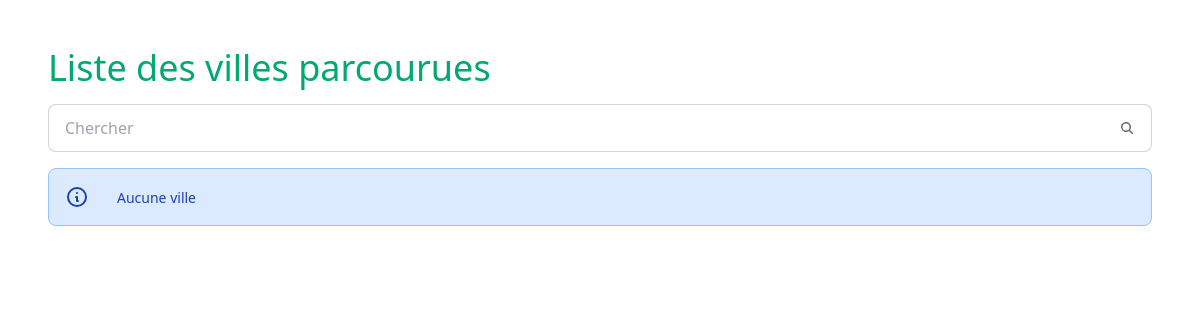
The page / (signed in) on the database as committed earlier.
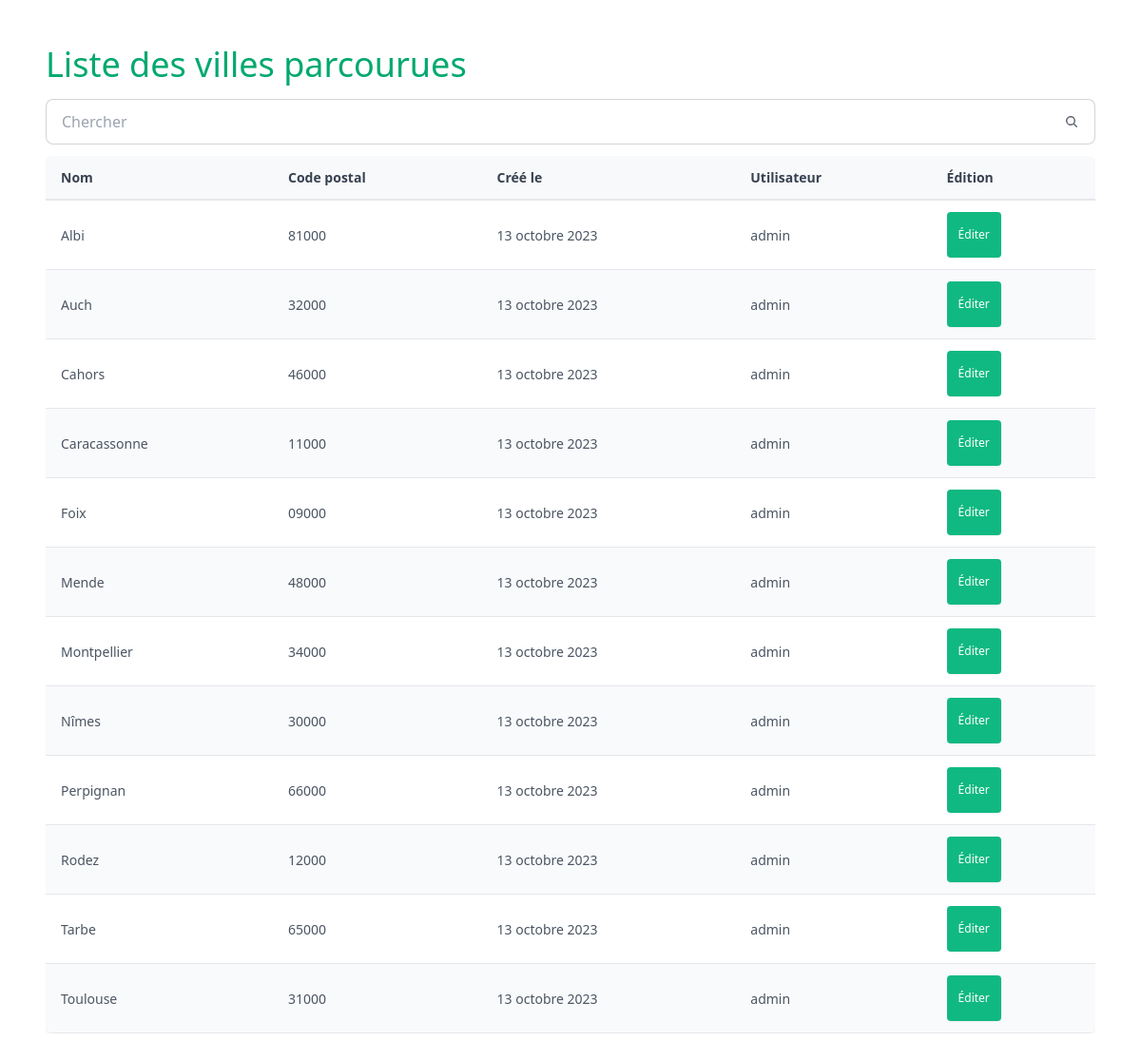
The same page on the database as committed later.
### configurations/models.py (models this page shows, shortened)
class Ville(models.Model):
    nom = models.CharField(max_length=255, verbose_name="Nom")
    code_postal = models.CharField(max_length=5, null=True, blank=True, verbose_name="Code Postal")
    created_at = models.DateTimeField(auto_now_add=True)
    utilisateur = models.ForeignKey(Utilisateur, on_delete=models.CASCADE, related_name='villes')
    class Meta:
        unique_together = ('utilisateur','code_postal')

class Utilisateur(AbstractUser):
    pass

### configurations/views.py (the view)
# urls.py: path('', views.accueil, name="accueil")
def accueil(request):
    villes = request.user.villes.all().order_by('nom')
    contexte = {'villes': villes}
    return render(request, 'configurations/liste.html', contexte)

### templates/configurations/liste.html
{% extends 'configurations/base.html' %}
{% block content %}
<div>
	<h1 class="text-4xl text-success mb-4">Liste des villes parcourues</h1>
		{% include 'configurations/partials/barre_recherche.html' %}
		{% include 'configurations/partials/element-liste_sans_tailwind.html' %}
</div>
{% endblock %}

### templates/configurations/base.html (shortened to what this page needs)
<!DOCTYPE html>
<html lang="en">
<head>
    <link href="https://cdn.jsdelivr.net/npm/daisyui@4.12.22/dist/full.min.css" rel="stylesheet" type="text/css" />
    <script src="https://cdn.tailwindcss.com"></script>
</head>
<body>
	<div class="m-12">
		{% block content %}
		{% endblock %}
	</div>
	</body>
	</html>

### templates/configurations/partials/barre_recherche.html
<label class="input input-bordered flex items-center gap-2 mb-3">
	<input type="text" class="grow" placeholder="Chercher" name="recherche" />
	<svg xmlns="http://www.w3.org/2000/svg" viewBox="0 0 16 16" fill="currentColor" class="h-4 w-4 opacity-70">
		<path fill-rule="evenodd"
			d="M9.965 11.026a5 5 0 1 1 1.06-1.06l2.755 2.754a.75.75 0 1 1-1.06 1.06l-2.755-2.754ZM10.5 7a3.5 3.5 0 1 1-7 0 3.5 3.5 0 0 1 7 0Z"
			clip-rule="evenodd" />
	</svg>
</label>

### templates/configurations/partials/element-liste_sans_tailwind.html (shortened to what this page needs)
{% load static %}
<link rel="stylesheet" href="{% static 'css/table.css' %}">
<div id="elements-liste">
  {% if villes %}
  <div class="table-container">
    <table class="custom-table">
      <thead>
        <tr>
          <th>Nom</th>
          <th>Code postal</th>
          <th>Créé le</th>
          <th>Utilisateur</th>
          <th>Édition</th>
        </tr>
      </thead>
      <tbody>
        {% for ville in villes %}
        <tr>
          <td>{{ville.nom}}</td>
          <td>{{ville.code_postal}}</td>
          <td>{{ville.created_at|date:"j F Y"}}</td>
          <td>{{ville.utilisateur}}</td>
          <td><button class="btn btn-success">Éditer</button></td>
        </tr>
        {% endfor %}
      </tbody>
    </table>
  </div>
  {% else %}
  <div class="alert alert-info">
    <svg xmlns="http://www.w3.org/2000/svg" fill="none" viewBox="0 0 24 24" stroke="currentColor">
      <path stroke-linecap="round" stroke-linejoin="round" stroke-width="2" d="M13 16h-1v-4h-1m1-4h.01M21 12a9 9 0 11-18 0 9 9 0 0118 0z"></path>
    </svg>
    <span>Aucune ville</span>
  </div>
  {% endif %}
</div>

### static/css/table.css (style rules this page uses)
* { box-sizing: border-box; }
.table-container { overflow-x: auto; width: 100%; }
.custom-table { width: 100%; border-collapse: collapse; background-color: white; box-shadow: 0 1px 3px rgba(0, 0, 0, 0.1); border-radius: 8px; overflow: hidden; }
.custom-table thead { background-color: #f8f9fa; position: sticky; top: 0; z-index: 10; }
.custom-table th { padding: 12px 16px; text-align: left; font-weight: 600; color: #374151; border-bottom: 2px solid #e5e7eb; font-size: 14px; }
.custom-table td { padding: 12px 16px; border-bottom: 1px solid #e5e7eb; color: #4b5563; font-size: 14px; }
.custom-table tbody tr:nth-child(even) { background-color: #f9fafb; }
.btn { display: inline-block; padding: 4px 12px; border: none; border-radius: 4px; font-size: 12px; font-weight: 500; cursor: pointer; text-decoration: none; transition: all 0.2s ease; line-height: 1.4; }
.btn-success { background-color: #10b981; color: white; }

Rows that differ between the two databases and show on the page:
added Ville: nom "Albi", code_postal "81000", created_at "13 octobre 2023", utilisateur "admin"
added Ville: nom "Auch", code_postal "32000", created_at "13 octobre 2023", utilisateur "admin"
added Ville: nom "Cahors", code_postal "46000", created_at "13 octobre 2023", utilisateur "admin"
added Ville: nom "Caracassonne", code_postal "11000", created_at "13 octobre 2023", utilisateur "admin"
added Ville: nom "Foix", code_postal "09000", created_at "13 octobre 2023", utilisateur "admin"
added Ville: nom "Mende", code_postal "48000", created_at "13 octobre 2023", utilisateur "admin"
added Ville: nom "Montpellier", code_postal "34000", created_at "13 octobre 2023", utilisateur "admin"
added Ville: nom "Nîmes", code_postal "30000", created_at "13 octobre 2023", utilisateur "admin"
added Ville: nom "Perpignan", code_postal "66000", created_at "13 octobre 2023", utilisateur "admin"
added Ville: nom "Rodez", code_postal "12000", created_at "13 octobre 2023", utilisateur "admin"
added Ville: nom "Tarbe", code_postal "65000", created_at "13 octobre 2023", utilisateur "admin"
added Ville: nom "Toulouse", code_postal "31000", created_at "13 octobre 2023", utilisateur "admin"
Other text that changed with them:
text no longer shown: "Aucune ville"
text now shown: "Nom Code postal Créé le Utilisateur Édition"
